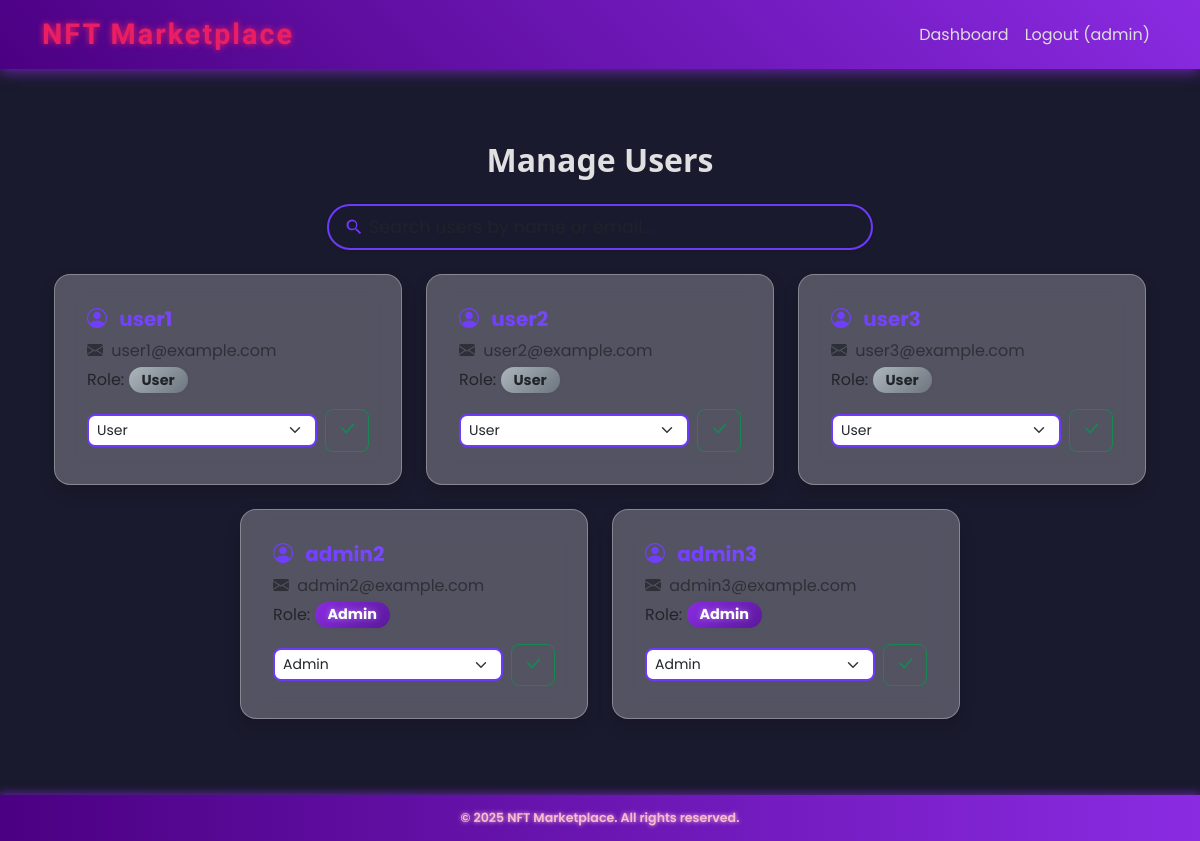
/manage_users.php (signed in), run on the app's committed database.
### tables this page shows
CREATE TABLE `user` (
  `User_ID` int(11) NOT NULL,
  `Name` varchar(100) NOT NULL,
  `Email` varchar(100) NOT NULL,
  `DOB` date DEFAULT NULL,
  `Role` enum('admin','user') DEFAULT 'user',
  `Password` varchar(255) NOT NULL
);

### manage_users.php (the view, shortened to what this page needs)
<?php
include "db.php";
include "header.php";
$stmt = $pdo->prepare("SELECT user_id, name, email, role FROM user WHERE user_id != ?");
$stmt->execute([$_SESSION['user_id']]);
$users = $stmt->fetchAll(PDO::FETCH_ASSOC);
?>
<link rel="stylesheet" href="./css/manage_users.css">
<div class="container my-5">
    <h2 class="mb-4 text-center fw-bold" style="font-family: 'Segoe UI', Tahoma, Geneva, Verdana, sans-serif;">
        Manage Users
    </h2>
    <div class="mb-4 d-flex justify-content-center">
        <input id="searchInput" type="search" class="form-control form-control-lg w-50 shadow-sm" placeholder="Search users by name or email..." aria-label="Search Users">
    </div>
    <?php if (count($users) === 0): ?>
        <div class="alert alert-info text-center fs-5">
            No other users found.
        </div>
    <?php else: ?>
        <div id="usersContainer" class="row g-4 justify-content-center">
            <?php foreach ($users as $user): ?>
                <div class="col-12 col-md-6 col-lg-4 user-card-wrapper" data-name="<?= strtolower(htmlspecialchars($user['name'])) ?>" data-email="<?= strtolower(htmlspecialchars($user['email'])) ?>">
                    <div class="card user-card glass-card shadow rounded-4 overflow-hidden p-3">
                        <div class="card-body d-flex flex-column justify-content-between h-100">
                            <div>
                                <h5 class="card-title text-gradient fw-bold mb-2">
                                    <i class="bi bi-person-circle me-2"></i> <?= htmlspecialchars($user['name']) ?>
                                </h5>
                                <p class="card-text text-muted mb-1">
                                    <i class="bi bi-envelope-fill me-1"></i> <?= htmlspecialchars($user['email']) ?>
                                </p>
                                <p class="card-text mb-3">
                                    Role:
                                    <span class="badge role-badge <?= $user['role'] === 'admin' ? 'admin-role' : 'user-role' ?>">
                                        <?= htmlspecialchars(ucfirst($user['role'])) ?>
                                    </span>
                                </p>
                            </div>
                            <form method="post" class="d-flex gap-2 align-items-center role-form" onsubmit="return confirmRoleChange(this);">
                                <select name="new_role" class="form-select form-select-sm flex-grow-1" required>
                                    <option value="user" <?= $user['role'] === 'user' ? 'selected' : '' ?>>User</option>
                                    <option value="admin" <?= $user['role'] === 'admin' ? 'selected' : '' ?>>Admin</option>
                                </select>
                                <button type="submit" class="btn btn-sm btn-outline-success" title="Update Role">
                                    <i class="bi bi-check-lg"></i>
                                </button>
                            </form>
                        </div>
                    </div>
                </div>
            <?php endforeach; ?>
        </div>
    <?php endif; ?>
</div>
<?php include "footer.php"; ?>

### css/manage_users.css (style rules this page uses)
body { background-color: #1a1a2e; color: #e0e0e0; }
.glass-card { background: rgba(255, 255, 255, 0.25); backdrop-filter: blur(12px); -webkit-backdrop-filter: blur(12px); border-radius: 1rem; border: 1px solid rgba(255, 255, 255, 0.3); box-shadow: 0 8px 32px 0 rgba(109, 58, 250, 0.15); transition: transform 0.3s ease, box-shadow 0.3s ease; }
.text-gradient { background: linear-gradient(45deg, #6d3afa, #a178ff); -webkit-background-clip: text; background-clip: var(); -webkit-text-fill-color: transparent; font-weight: 700; transition: background-position 0.4s ease; background-size: 200% 200%; }
.role-badge { font-weight: 700; padding: 0.4em 0.9em; font-size: 0.9rem; border-radius: 1.2rem; transition: background-color 0.4s ease, transform 0.25s ease; cursor: default; user-select: none; display: inline-block; box-shadow: 0 0 5px rgba(0, 0, 0, 0.05); }
.admin-role { background: linear-gradient(135deg, #8a2be2, #5a189a); color: white; text-shadow: 0 0 6px rgba(255, 255, 255, 0.4); }
.user-role { background: linear-gradient(135deg, #adb5bd, #6c757d); color: #212529; }
.role-form select.form-select { border-radius: 0.5rem; border: 2px solid #6d3afa; transition: border-color 0.3s ease, box-shadow 0.3s ease; }
.role-form button { border-radius: 0.5rem; padding: 0.375rem 0.7rem; transition: background-color 0.3s ease; }
.role-form button i { font-size: 1.2rem; color: #198754; }
#searchInput { border-radius: 2rem; padding-left: 2.5rem; font-size: 1.1rem; box-shadow: 0 4px 10px rgba(109, 58, 250, 0.15); border: 2px solid #6d3afa; transition: border-color 0.3s ease, box-shadow 0.3s ease; background-size: 20px 20px; color:white; }

### header.php (style rules this page uses)
body { font-family: 'Poppins', sans-serif; background-color: #121212; color: #e0e0e0; }

### footer.php (style rules this page uses)
body { margin: 0; padding-bottom: 50px; }

### data on the page
user: Name "user1", Email "user1@example.com", Role "User", new_role "User"
user: Name "user2", Email "user2@example.com", Role "User", new_role "User"
user: Name "user3", Email "user3@example.com", Role "User", new_role "User"
user: Name "admin2", Email "admin2@example.com", Role "Admin", new_role "Admin"
user: Name "admin3", Email "admin3@example.com", Role "Admin", new_role "Admin"

### other printed values
$_SESSION['user_name'] "admin"
